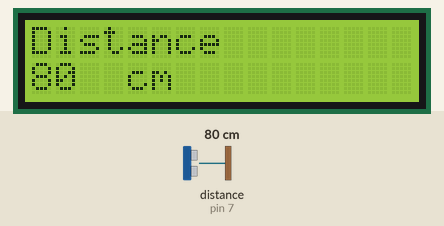
The sketch below on a simulated Arduino Uno, built with avr-gcc and run on an emulated ATmega328P. On the bench: 16×2 character LCD. Wiring (inferred from the names in the program): ultrasonic range finder: trigger pin 6; echo pin 7. The inputs (shaded band) are chosen by the test bench; at power-on: distance to the obstacle (sensor on pin 7) 80 cm. The echo pulse lasts 58.3 µs per cm.

Above: at 1.2 s.
1.3 s: distance to the obstacle (sensor on pin 7) set to 2 cm
At 2.5 s:
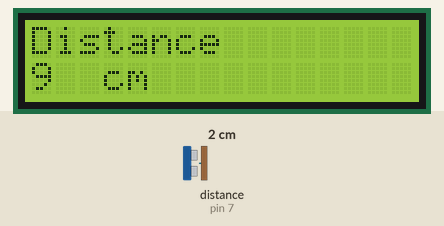
4.3 s: distance to the obstacle (sensor on pin 7) set to 4 cm
At 5.5 s:
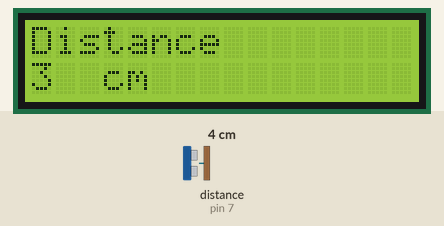
6.7 s: distance to the obstacle (sensor on pin 7) set to 9 cm
At 8.6 s:
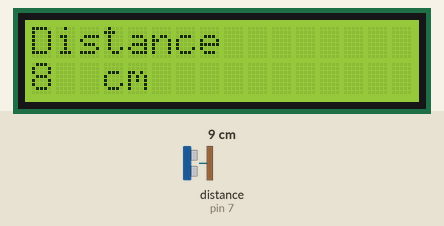
Timing chart, 0 to 10.1 s (numbered marks = the images above; inputs shaded):
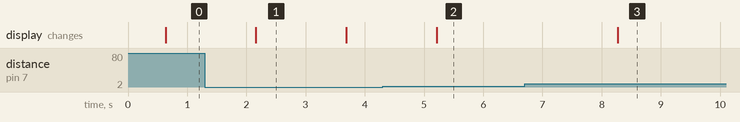

The sketch:

ex6-1-2.ino
```cpp
//========== ex6-1-2.ino ============
// A4 pin connected to P13B1-1 (SDA)
// A5 pin connected to P13B1-2 (SCL)
// pin 6 connected to P22B-1 (Trig pin)
// pin 7 connected to P22B-2 (Echo pin)
//========== Global Declaration ============
#define  trig	6	        // Trig pin connected to digital pin 6
#define  echo	7	        // Echo pin connected to digital pin 7
#include <Wire.h>  		// include the Wire library
#include <LiquidCrystal_I2C.h> 	// include the LiquidCrystal_I2C library
int Width;		// declare an integer variable named Width
int distance=0;		// declare an integer variable named distance
LiquidCrystal_I2C myI2C(0x27,16,2); // create a LiquidCrystal_I2C object
//========== Initialization ============
void setup()
{  myI2C.begin(); 		// initialize the LCD
   myI2C.backlight(); 		// turn on the backlight
   pinMode(trig, OUTPUT);	// configure digital pin 6 as an output
   pinMode(echo, INPUT);	// configure digital pin 7 as an input
}
//========== Main Code ============
void loop()
{  myI2C.home(); 		// cursor home
   for(int i=0;i<10;i++) 	// repeat measuring 10 times
   {  readUtrasonic(); 		// measure the distance
      distance+=Width; 		// accumulate the distance measurements
      delay(50); 		// a delay of 0.05 seconds
   }
   distance/=10; 	   // calculate the average of 10 measurements
   myI2C.print("Distance");	// display string
   myI2C.setCursor(0,1);   // set cursor to the left end of row 1, (0,1)
   myI2C.print(distance); 	// display the distance
   myI2C.print("  cm    "); 	// display units
   delay(1000);			// a delay of 1 second
}
//========== Function ============
void readUtrasonic()
{  digitalWrite(trig, 1);	// trigger the ultrasonic sensor
   delayMicroseconds(20);	// a delay of 20 us
   digitalWrite(trig, 0);	// stop the ultrasonic sensor
   Width = pulseIn(echo, HIGH);	// measure the width of echo pulse
   Width *= 0.0173;		// calculate the distance
}
```

Measured:
- after the input at 1.3 s, the display: changes after 0.86 s (image 1)
- after the input at 4.3 s, the display: changes after 0.91 s (image 2)
- after the input at 6.7 s, the display: changes after 1.6 s (image 3)
- what the display in image 1 shows lasts 1.5 s, from 2.2 s to 3.7 s
